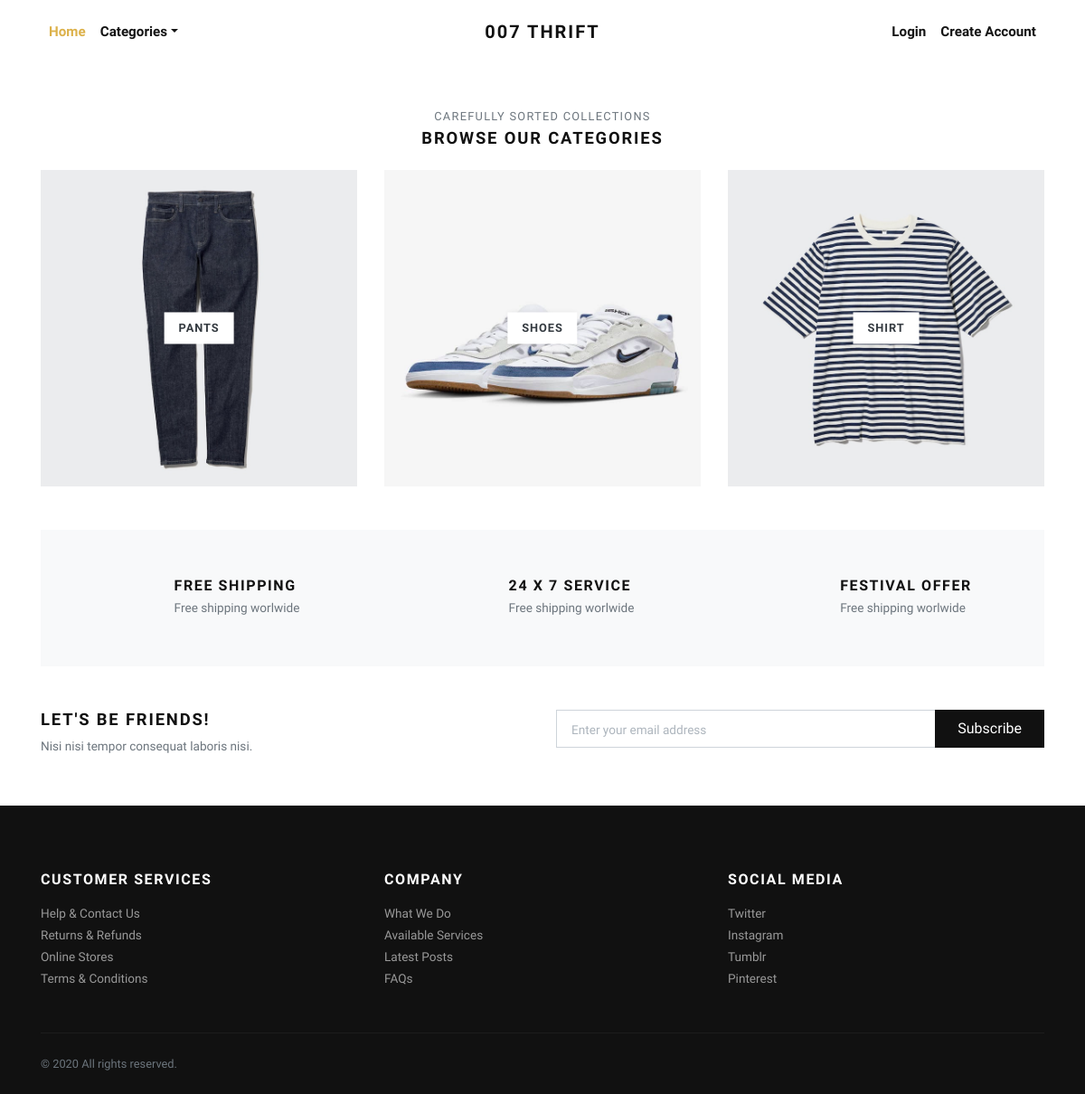
Page /categories/ on the committed database.
### store/models.py (models this page shows, shortened)
class Category(models.Model):
    title = models.CharField(max_length=50, verbose_name="Category Title")
    slug = models.SlugField(max_length=55, verbose_name="Category Slug")
    description = models.TextField(blank=True, verbose_name="Category Description")
    category_image = models.ImageField(upload_to='category', blank=True, null=True, verbose_name="Category Image")
    is_active = models.BooleanField(verbose_name="Is Active?")
    is_featured = models.BooleanField(verbose_name="Is Featured?")
    created_at = models.DateTimeField(auto_now_add=True, verbose_name="Created Date")
    updated_at = models.DateTimeField(auto_now=True, verbose_name="Updated Date")
    class Meta:
        verbose_name_plural = 'Categories'
        ordering = ('-created_at', )

### store/views.py (the view)
# urls.py: path('categories/', views.all_categories, name="all-categories"),
def all_categories(request):
    categories = Category.objects.filter(is_active=True)
    return render(request, 'store/categories.html', {'categories':categories})

### store/context_preprocessors.py (called while the page is built)
def store_menu(request):
    categories = Category.objects.filter(is_active=True)
    context = {
        'categories_menu': categories,
    }
    return context

def cart_menu(request):
    if request.user.is_authenticated:
        cart_items= Cart.objects.filter(user=request.user)
        context = {
            'cart_items': cart_items,
        }
    else:
        context = {}
    return context

### templates/store/categories.html (shortened to what this page needs)
{% extends 'base.html' %}
{% load static %}
      {% block content %}
      <div class="container">
        <section class="pt-5">
          <header class="text-center">
            <p class="small text-muted small text-uppercase mb-1">Carefully sorted collections</p>
            <h2 class="h5 text-uppercase mb-4">Browse our categories</h2>
          </header>
          <div class="row">
          {% if categories %}
            {% for category in categories %}
              <div class="col-md-4 mb-4 mb-md-5">
                <a class="category-item" href="{% url 'store:category-products' category.slug %}">
                  <strong class="category-item-title">{{ category.title }}</strong>
                </a>
              </div>
            {% endfor %}
          {% endif %}
          </div>
        </section>
        <section class="py-5 bg-light">
          <div class="container">
            <div class="row text-center">
              <div class="col-lg-4 mb-3 mb-lg-0">
                <div class="d-inline-block">
                  <div class="media align-items-end">
                    <svg class="svg-icon svg-icon-big svg-icon-light">
                      <use xlink:href="#delivery-time-1"> </use>
                    </svg>
                    <div class="media-body text-left ml-3">
                      <h6 class="text-uppercase mb-1">Free shipping</h6>
                      <p class="text-small mb-0 text-muted">Free shipping worlwide</p>
                    </div>
                  </div>
                </div>
              </div>
              <div class="col-lg-4 mb-3 mb-lg-0">
                <div class="d-inline-block">
                  <div class="media align-items-end">
                    <svg class="svg-icon svg-icon-big svg-icon-light">
                      <use xlink:href="#helpline-24h-1"> </use>
                    </svg>
                    <div class="media-body text-left ml-3">
                      <h6 class="text-uppercase mb-1">24 x 7 service</h6>
                      <p class="text-small mb-0 text-muted">Free shipping worlwide</p>
                    </div>
                  </div>
                </div>
              </div>
              <div class="col-lg-4">
                <div class="d-inline-block">
                  <div class="media align-items-end">
                    <svg class="svg-icon svg-icon-big svg-icon-light">
                      <use xlink:href="#label-tag-1"> </use>
                    </svg>
                    <div class="media-body text-left ml-3">
                      <h6 class="text-uppercase mb-1">Festival offer</h6>
                      <p class="text-small mb-0 text-muted">Free shipping worlwide</p>
                    </div>
                  </div>
                </div>
              </div>
            </div>
          </div>
        </section>
        <section class="py-5">
          <div class="container p-0">
            <div class="row">
              <div class="col-lg-6 mb-3 mb-lg-0">
                <h5 class="text-uppercase">Let's be friends!</h5>
                <p class="text-small text-muted mb-0">Nisi nisi tempor consequat laboris nisi.</p>
              </div>
              <div class="col-lg-6">
                <form action="#">
                  <div class="input-group flex-column flex-sm-row mb-3">
                    <input class="form-control form-control-lg py-3" type="email" placeholder="Enter your email address" aria-describedby="button-addon2">
                    <div class="input-group-append">
                      <button class="btn btn-dark btn-block" id="button-addon2" type="submit">Subscribe</button>
                    </div>
                  </div>
                </form>
              </div>
            </div>
          </div>
        </section>
      </div>
      {% endblock content %}

### jewelryshop/static/css/style.default.css (style rules this page uses)
.text-small { font-size: 0.85rem !important; }
strong { font-weight: 700; }
.category-item { display: block; position: relative; color: #343a40; transition: all 0.3s; }
.category-item-title { display: inline-block; padding: 0.5rem 1rem; background: #fff; text-transform: uppercase; letter-spacing: 0.07em; position: absolute; top: 50%; left: 50%; -webkit-transform: translate(-50%, -50%); transform: translate(-50%, -50%); box-shadow: 0 0 5px rgba(0, 0, 0, 0.07); font-size: 0.8rem; }
.text-uppercase { text-transform: uppercase; letter-spacing: 0.1em; }
.svg-icon { width: 32px; height: 32px; vertical-align: text-bottom; stroke: currentColor; stroke-width: 3; --layer1: currentColor; --layer2: currentColor; --layer3: currentColor; }
.svg-icon.svg-icon-light { stroke-width: 2; }
.svg-icon-big { width: 48px; height: 48px; }
.btn { font-weight: 400; border: 1px solid transparent; font-family: inherit; padding: 0.375rem 1.5rem; font-size: 1rem; line-height: 1.5; border-radius: 0; transition: color 0.15s ease-in-out, background-color 0.15s ease-in-out, border-color 0.15s ease-in-out, box-shadow 0.15s ease-in-out; }
.btn-dark { color: #fff; background-color: #111111; border-color: #111111; }
body { font-family: "Libre Franklin", sans-serif; font-size: 1rem; font-weight: 400; line-height: 1.5; color: #111111; background-color: #fff; }
a { color: #dcb14a; text-decoration: none; }
h1, h2, h3, h4, h5, h6, .h1, .h2, .h3, .h4, .h5, .h6 { margin-bottom: 0.5rem; font-family: inherit; font-weight: 900; line-height: 1.2; color: inherit; }
h2, .h2 { font-size: 1.9rem; }
h5, .h5 { font-size: 1.15rem; }
h6, .h6 { font-size: 1rem; }
small, .small { font-size: 80%; font-weight: 400; }
.bg-light { background-color: #f8f9fa !important; }
.form-control { padding: 0.375rem 0.75rem; font-size: 1rem; line-height: 1.5; color: #495057; background-color: #fff; border: 1px solid #ced4da; border-radius: 0; transition: border-color 0.15s ease-in-out, box-shadow 0.15s ease-in-out; }
.form-control::placeholder { color: #adb5bd; font-size: 0.85rem; font-weight: 400; }
.form-control-lg { padding: 0.5rem 1rem; font-size: 1rem; line-height: 1.5; border-radius: 0; }

### rows in the picture
Category: title "PANTS"
Category: title "SHOES"
Category: title "SHIRT"
